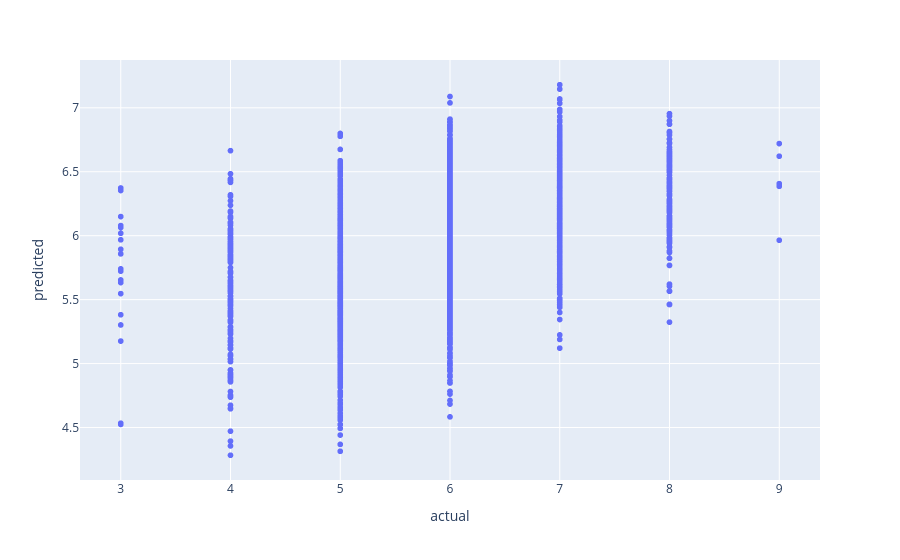

The cell this chart's notebook holds for it:
### Code cell
fig = px.scatter(predictions, x = 'actual', y = 'predicted')
fig.show()

### Figure 1 — Plotly figure (JSON) as saved in the notebook; plotly's stock layout.template omitted (floating-point values rounded to 4 significant figures; data arrays with more than 128 entries replaced by an {"elided": "..."} marker saying what was removed)
{"data": [{"hovertemplate": "actual=%{x}<br>predicted=%{y}<extra></extra>", "legendgroup": "", "marker": {"color": "#636efa", "symbol": "circle"}, "mode": "markers", "name": "", "showlegend": false, "type": "scattergl", "x": {"elided": "4898 int values"}, "xaxis": "x", "y": {"elided": "4898 float values"}, "yaxis": "y"}], "layout": {"legend": {"tracegroupgap": 0}, "margin": {"t": 60}, "xaxis": {"anchor": "y", "domain": [0, 1], "title": {"text": "actual"}}, "yaxis": {"anchor": "x", "domain": [0, 1], "title": {"text": "predicted"}}}}
